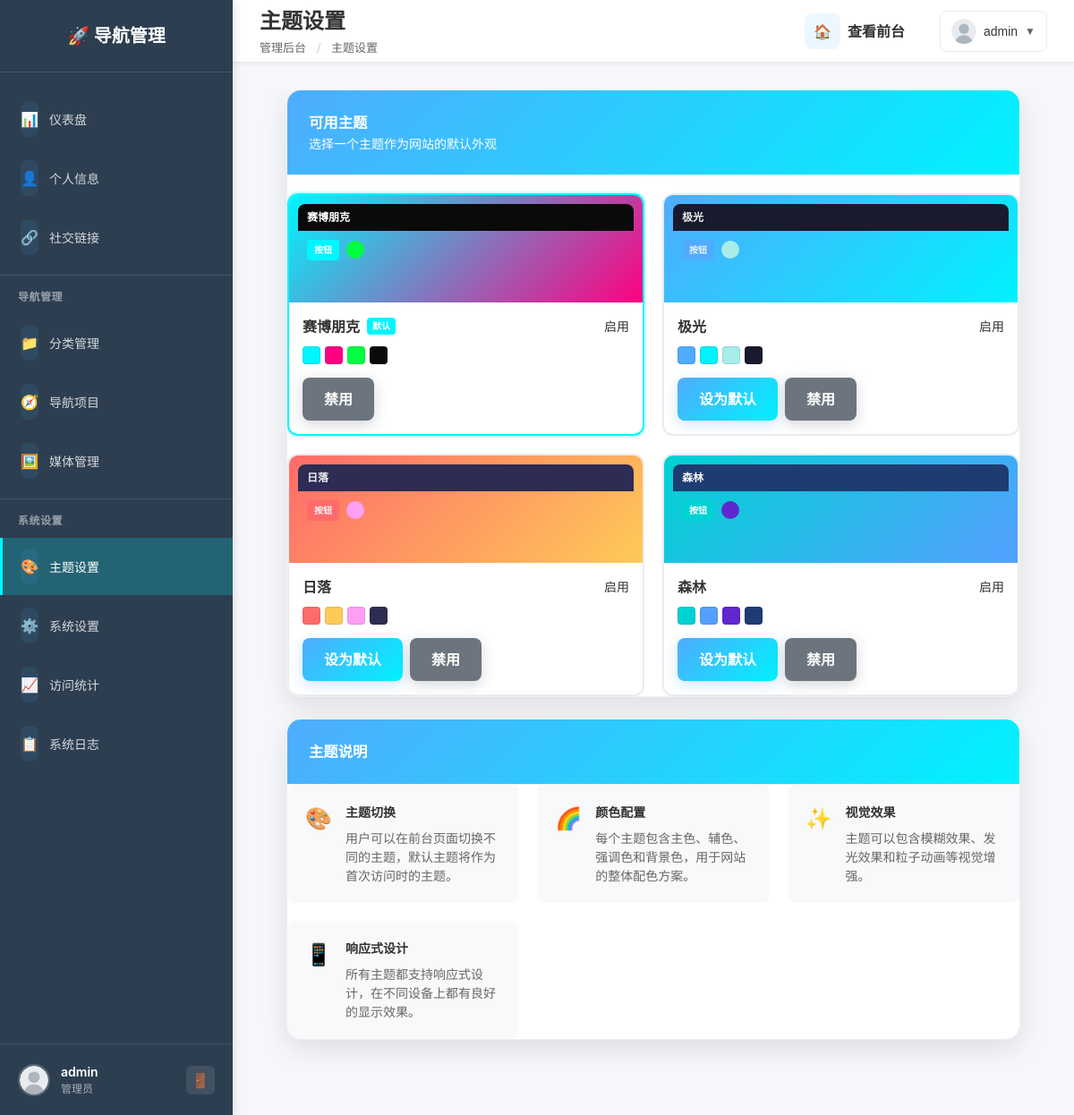
The app's page /admin/index.php?page=themes (signed in) with its own data.
### tables this page shows
CREATE TABLE `themes` (
  `id` int(11) NOT NULL AUTO_INCREMENT,
  `name` varchar(50) NOT NULL COMMENT '主题名称',
  `display_name` varchar(100) NOT NULL COMMENT '显示名称',
  `colors` json NOT NULL COMMENT '颜色配置',
  `effects` json DEFAULT NULL COMMENT '特效配置',
  `is_active` tinyint(1) DEFAULT '1' COMMENT '是否启用',
  `is_default` tinyint(1) DEFAULT '0' COMMENT '是否默认',
  `preview_image` varchar(255) DEFAULT NULL COMMENT '预览图',
  `created_at` timestamp NULL DEFAULT CURRENT_TIMESTAMP,
  `updated_at` timestamp NULL DEFAULT CURRENT_TIMESTAMP ON UPDATE CURRENT_TIMESTAMP,
  PRIMARY KEY (`id`),
  UNIQUE KEY `name` (`name`)
);

### admin/includes/functions.php (called while the page is built, shortened)
<?php
function getCurrentUser() {
    $db = getDatabase();
    $stmt = $db->prepare("SELECT id, username, email, avatar, last_login FROM admin_users WHERE id = ?");
    $stmt->execute([$_SESSION['admin_id']]);
    return $stmt->fetch();
}
function fetchAll($sql, $params = []) {
    try {
        $db = getDatabase();
        $stmt = $db->prepare($sql);
        $stmt->execute($params);
        return $stmt->fetchAll();
    } catch (Exception $e) {
        error_log('fetchAll错误: ' . $e->getMessage());
        return [];
    }
}

### admin/pages/themes.php (the view, shortened to what this page needs)
<?php
$themes = fetchAll("SELECT * FROM themes ORDER BY is_default DESC, id ASC");
?>
<div class="page-content" style="padding-top: 0; margin-top: 0;">
    <div class="card">
        <div class="card-header">
            <h3>可用主题</h3>
            <p>选择一个主题作为网站的默认外观</p>
        </div>
        <div class="card-content">
            <?php if (empty($themes)): ?>
                <div class="empty-state">
                    <div class="empty-icon">🎨</div>
                    <h3>暂无主题</h3>
                    <p>系统中还没有可用的主题</p>
                </div>
            <?php else: ?>
                <div class="themes-grid">
                    <?php foreach ($themes as $theme): ?>
                        <?php
                        $colors = json_decode($theme['colors'], true);
                        ?>
                        <div class="theme-card <?= $theme['is_default'] ? 'theme-default' : '' ?> <?= !$theme['is_active'] ? 'theme-disabled' : '' ?>">
                            <div class="theme-preview" style="background: linear-gradient(135deg, <?= htmlspecialchars($colors['primary'] ?? '#00f5ff') ?> 0%, <?= htmlspecialchars($colors['secondary'] ?? '#ff0080') ?> 100%);">
                                <div class="theme-preview-content">
                                    <div class="preview-header" style="background: <?= htmlspecialchars($colors['background'] ?? '#0a0a0a') ?>;">
                                        <div class="preview-title" style="color: <?= htmlspecialchars($colors['text'] ?? '#ffffff') ?>;">
                                            <?= htmlspecialchars($theme['display_name']) ?>
                                        </div>
                                    </div>
                                    <div class="preview-body">
                                        <div class="preview-button" style="background: <?= htmlspecialchars($colors['primary'] ?? '#00f5ff') ?>; color: <?= htmlspecialchars($colors['text'] ?? '#ffffff') ?>;">
                                            按钮
                                        </div>
                                        <div class="preview-accent" style="background: <?= htmlspecialchars($colors['accent'] ?? '#00ff41') ?>;">
                                        </div>
                                    </div>
                                </div>
                            </div>
                            <div class="theme-info">
                                <div class="theme-header">
                                    <h4 class="theme-name">
                                        <?= htmlspecialchars($theme['display_name']) ?>
                                        <?php if ($theme['is_default']): ?>
                                            <span class="default-badge">默认</span>
                                        <?php endif; ?>
                                    </h4>
                                    <div class="theme-status">
                                        <span class="status-badge <?= $theme['is_active'] ? 'status-active' : 'status-inactive' ?>">
                                            <?= $theme['is_active'] ? '启用' : '禁用' ?>
                                        </span>
                                    </div>
                                </div>
                                <div class="theme-colors">
                                    <div class="color-palette">
                                        <div class="color-item" style="background: <?= htmlspecialchars($colors['primary'] ?? '#00f5ff') ?>" title="主色"></div>
                                        <div class="color-item" style="background: <?= htmlspecialchars($colors['secondary'] ?? '#ff0080') ?>" title="辅色"></div>
                                        <div class="color-item" style="background: <?= htmlspecialchars($colors['accent'] ?? '#00ff41') ?>" title="强调色"></div>
                                        <div class="color-item" style="background: <?= htmlspecialchars($colors['background'] ?? '#0a0a0a') ?>" title="背景色"></div>
                                    </div>
                                </div>
                                <div class="theme-actions">
                                    <?php if (!$theme['is_default'] && $theme['is_active']): ?>
                                        <a href="?page=themes&action=set_default&id=<?= $theme['id'] ?>"
                                           class="btn btn-sm btn-primary">设为默认</a>
                                    <?php endif; ?>
                                    <a href="?page=themes&action=toggle&id=<?= $theme['id'] ?>"
                                       class="btn btn-sm <?= $theme['is_active'] ? 'btn-secondary' : 'btn-success' ?>">
                                        <?= $theme['is_active'] ? '禁用' : '启用' ?>
                                    </a>
                                </div>
                            </div>
                        </div>
                    <?php endforeach; ?>
                </div>
            <?php endif; ?>
        </div>
    </div>
    <div class="card">
        <div class="card-header">
            <h3>主题说明</h3>
        </div>
        <div class="card-content">
            <div class="info-grid">
                <div class="info-item">
                    <div class="info-icon">🎨</div>
                    <div class="info-content">
                        <h4>主题切换</h4>
                        <p>用户可以在前台页面切换不同的主题，默认主题将作为首次访问时的主题。</p>
                    </div>
                </div>
                <div class="info-item">
                    <div class="info-icon">🌈</div>
                    <div class="info-content">
                        <h4>颜色配置</h4>
                        <p>每个主题包含主色、辅色、强调色和背景色，用于网站的整体配色方案。</p>
                    </div>
                </div>
                <div class="info-item">
                    <div class="info-icon">✨</div>
                    <div class="info-content">
                        <h4>视觉效果</h4>
                        <p>主题可以包含模糊效果、发光效果和粒子动画等视觉增强。</p>
                    </div>
                </div>
                <div class="info-item">
                    <div class="info-icon">📱</div>
                    <div class="info-content">
                        <h4>响应式设计</h4>
                        <p>所有主题都支持响应式设计，在不同设备上都有良好的显示效果。</p>
                    </div>
                </div>
            </div>
        </div>
    </div>
</div>

### admin/index.php (shortened to what this page needs)
<?php
require_once __DIR__ . '/includes/functions.php';
$page = $_GET['page'] ?? 'dashboard';
$currentUser = function_exists('getCurrentUser') ? getCurrentUser() : ['username' => 'Admin', 'avatar' => '../assets/images/default-avatar.svg'];
$pageTitles = [
    'dashboard' => '仪表盘',
    'profile' => '个人信息',
    'social' => '社交链接',
    'navigation' => '导航管理',
    'categories' => '分类管理',
    'media' => '媒体管理',
    'themes' => '主题设置',
    'settings' => '系统设置',
    'stats' => '访问统计',
    'logs' => '系统日志'
];
$pageTitle = $pageTitles[$page] ?? '管理后台';
?>
<!DOCTYPE html>
<html lang="zh-CN">
<head>
    <link rel="stylesheet" href="assets/css/admin.css">
    <link rel="stylesheet" href="assets/css/components.css">
</head>
<body>
        <div class="admin-layout">
            <aside class="sidebar">
                <div class="sidebar-header">
                    <div class="logo">
                        <h2>🚀 导航管理</h2>
                    </div>
                </div>
                <nav class="sidebar-nav">
                    <ul>
                        <li class="<?= $page === 'dashboard' ? 'active' : '' ?>">
                            <a href="?page=dashboard">
                                <span class="icon">📊</span>
                                <span class="text">仪表盘</span>
                            </a>
                        </li>
                        <li class="<?= $page === 'profile' ? 'active' : '' ?>">
                            <a href="?page=profile">
                                <span class="icon">👤</span>
                                <span class="text">个人信息</span>
                            </a>
                        </li>
                        <li class="<?= $page === 'social' ? 'active' : '' ?>">
                            <a href="?page=social">
                                <span class="icon">🔗</span>
                                <span class="text">社交链接</span>
                            </a>
                        </li>
                        <li class="nav-divider">导航管理</li>
                        <li class="<?= $page === 'categories' ? 'active' : '' ?>">
                            <a href="?page=categories">
                                <span class="icon">📁</span>
                                <span class="text">分类管理</span>
                            </a>
                        </li>
                        <li class="<?= $page === 'navigation' ? 'active' : '' ?>">
                            <a href="?page=navigation">
                                <span class="icon">🧭</span>
                                <span class="text">导航项目</span>
                            </a>
                        </li>
                        <li class="<?= $page === 'media' ? 'active' : '' ?>">
                            <a href="?page=media">
                                <span class="icon">🖼️</span>
                                <span class="text">媒体管理</span>
                            </a>
                        </li>
                        <li class="nav-divider">系统设置</li>
                        <li class="<?= $page === 'themes' ? 'active' : '' ?>">
                            <a href="?page=themes">
                                <span class="icon">🎨</span>
                                <span class="text">主题设置</span>
                            </a>
                        </li>
                        <li class="<?= $page === 'settings' ? 'active' : '' ?>">
                            <a href="?page=settings">
                                <span class="icon">⚙️</span>
                                <span class="text">系统设置</span>
                            </a>
                        </li>
                        <li class="<?= $page === 'stats' ? 'active' : '' ?>">
                            <a href="?page=stats">
                                <span class="icon">📈</span>
                                <span class="text">访问统计</span>
                            </a>
                        </li>
                        <li class="<?= $page === 'logs' ? 'active' : '' ?>">
                            <a href="?page=logs">
                                <span class="icon">📋</span>
                                <span class="text">系统日志</span>
                            </a>
                        </li>
                    </ul>
                </nav>
                <div class="sidebar-footer">
                    <div class="user-info">
                        <div class="user-avatar">
                            <img src="<?= $currentUser['avatar'] ?? '../assets/images/default-avatar.svg' ?>" alt="头像">
                        </div>
                        <div class="user-details">
                            <div class="user-name"><?= htmlspecialchars($currentUser['username']) ?></div>
                            <div class="user-role">管理员</div>
                        </div>
                    </div>
                    <a href="?page=logout" class="logout-btn" title="退出登录">🚪</a>
                </div>
            </aside>
            <main class="main-content">
                <header class="top-bar">
                    <div class="page-title">
                        <h1><?= $pageTitle ?></h1>
                        <div class="breadcrumb">
                            <span>管理后台</span>
                            <span class="separator">/</span>
                            <span><?= $pageTitle ?></span>
                        </div>
                    </div>
                    <div class="top-actions">
                        <a href="../index.html" target="_blank" class="btn btn-outline">
                            <span class="icon">🏠</span>
                            <span>查看前台</span>
                        </a>
                        <div class="user-menu">
                            <button class="user-menu-btn">
                                <img src="<?= $currentUser['avatar'] ?? '../assets/images/default-avatar.svg' ?>" alt="头像">
                                <span><?= htmlspecialchars($currentUser['username']) ?></span>
                                <span class="arrow">▼</span>
                            </button>
                        </div>
                    </div>
                </header>
                <div class="page-content">
                    <?php
                    $pageFile = "pages/{$page}.php";
                    if (file_exists($pageFile)) {
                        include $pageFile;
                    } else {
                        echo '<div class="error-message">页面不存在</div>';
                    }
                    ?>
                </div>
            </main>
        </div>
</body>
</html>

### records on screen
themes: display_name "赛博朋克", is_default "默认", is_active "启用"
themes: display_name "极光", is_active "启用"
themes: display_name "日落", is_active "启用"
themes: display_name "森林", is_active "启用"

### other values on screen
$currentUser['username'] "admin"
$pageTitle "主题设置"
